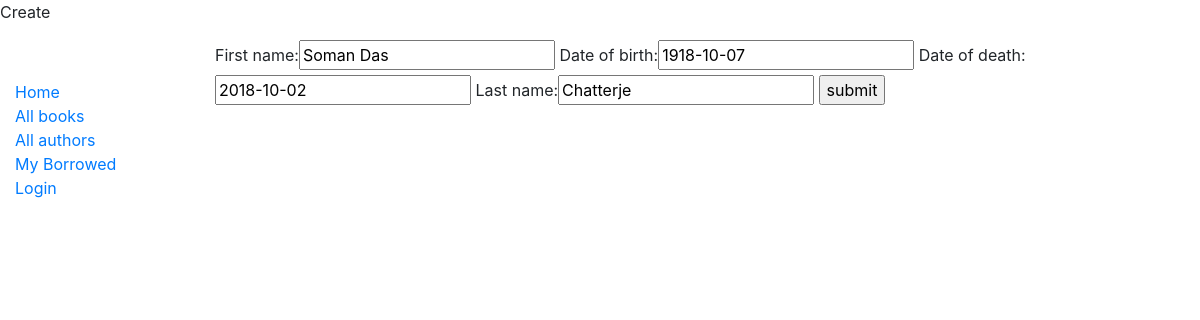
The app's page /catalog/author/2/update/, older data.
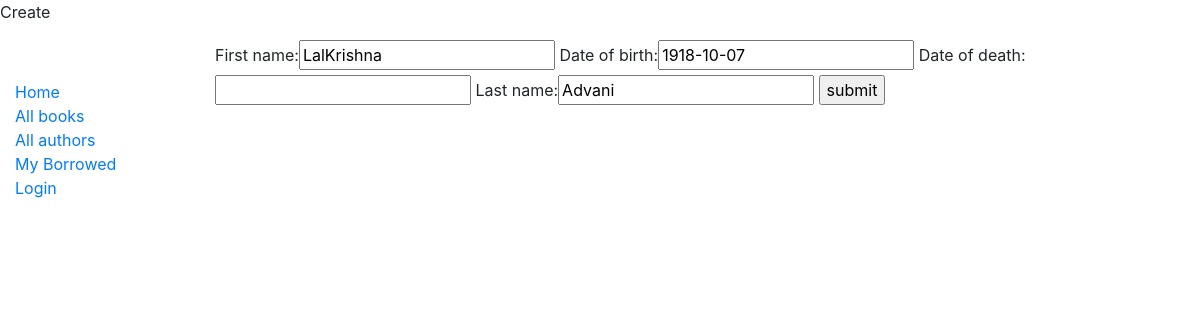
The same page, newer data.
### catalog/models.py (models this page shows, shortened)
class Author(models.Model):
	first_name=models.CharField(max_length=20)
	date_of_birth=models.DateField(null=False,blank=False)
	date_of_death=models.DateField(null=True,blank=True)
	last_name=models.CharField(max_length=20)
	class Meta:
		ordering=['last_name','first_name']

### catalog/views.py (the view)
# urls.py: path('author/<int:pk>/update/', views.AuthorUpdate.as_view(), name='author_update'),
class AuthorUpdate(UpdateView):
	model=Author
	fields="__all__"
	temolate_name_suffix="catalog/author_update_form.html"
	success_url=reverse_lazy('authors')

### catalog/templates/catalog/author_form.html (shortened to what this page needs)
<p>Create </p>
{% extends "catalog/base_generic.html" %}
{% block content %}
<form action="" method="POST">
	{{form.as_table}}
	<input type="Submit" value="submit">
</form>
{% endblock %}

Row changes from the older to the newer data that the page shows:
changed Author: first_name "Soman Das" → "LalKrishna"; date_of_death "2018-10-02" → (not shown); last_name "Chatterje" → "Advani"
